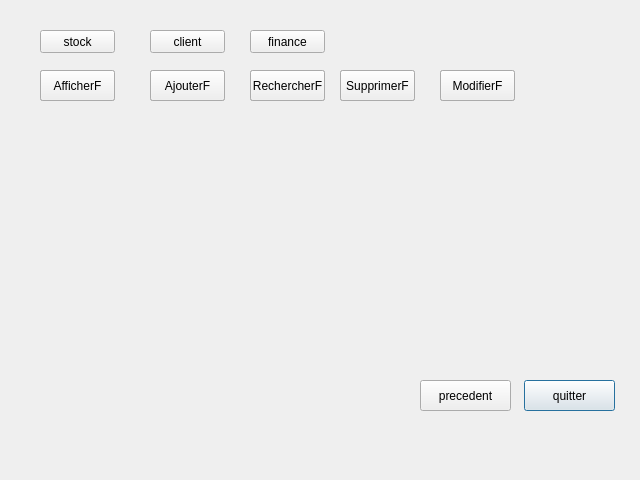
<?xml version="1.0" encoding="UTF-8"?>
<ui version="4.0">
 <class>menuprincipale</class>
 <widget class="QDialog" name="menuprincipale">
  <property name="geometry">
   <rect>
    <x>0</x>
    <y>0</y>
    <width>640</width>
    <height>480</height>
   </rect>
  </property>
  <property name="windowTitle">
   <string>Dialog</string>
  </property>
  <widget class="QPushButton" name="quitterPB">
   <property name="geometry">
    <rect>
     <x>524</x>
     <y>380</y>
     <width>91</width>
     <height>31</height>
    </rect>
   </property>
   <property name="text">
    <string>quitter</string>
   </property>
  </widget>
  <widget class="QPushButton" name="precedentPB">
   <property name="geometry">
    <rect>
     <x>420</x>
     <y>380</y>
     <width>91</width>
     <height>31</height>
    </rect>
   </property>
   <property name="text">
    <string>precedent</string>
   </property>
  </widget>
  <widget class="QPushButton" name="stockPB">
   <property name="geometry">
    <rect>
     <x>40</x>
     <y>30</y>
     <width>75</width>
     <height>23</height>
    </rect>
   </property>
   <property name="text">
    <string>stock</string>
   </property>
  </widget>
  <widget class="QPushButton" name="clientPB">
   <property name="geometry">
    <rect>
     <x>150</x>
     <y>30</y>
     <width>75</width>
     <height>23</height>
    </rect>
   </property>
   <property name="text">
    <string>client</string>
   </property>
  </widget>
  <widget class="QPushButton" name="financePB">
   <property name="geometry">
    <rect>
     <x>250</x>
     <y>30</y>
     <width>75</width>
     <height>23</height>
    </rect>
   </property>
   <property name="text">
    <string>finance</string>
   </property>
  </widget>
  <widget class="QPushButton" name="afficherstockPB">
   <property name="geometry">
    <rect>
     <x>40</x>
     <y>70</y>
     <width>75</width>
     <height>31</height>
    </rect>
   </property>
   <property name="text">
    <string>AfficherS</string>
   </property>
  </widget>
  <widget class="QPushButton" name="ajouterstockPB">
   <property name="geometry">
    <rect>
     <x>150</x>
     <y>70</y>
     <width>75</width>
     <height>31</height>
    </rect>
   </property>
   <property name="text">
    <string>AjouterS</string>
   </property>
  </widget>
  <widget class="QPushButton" name="rechercherstockPB">
   <property name="geometry">
    <rect>
     <x>250</x>
     <y>70</y>
     <width>75</width>
     <height>31</height>
    </rect>
   </property>
   <property name="text">
    <string>RechercherS</string>
   </property>
  </widget>
  <widget class="QPushButton" name="supprimerstockPB">
   <property name="geometry">
    <rect>
     <x>340</x>
     <y>70</y>
     <width>75</width>
     <height>31</height>
    </rect>
   </property>
   <property name="text">
    <string>SupprimerS</string>
   </property>
  </widget>
  <widget class="QPushButton" name="modifierstockPB">
   <property name="geometry">
    <rect>
     <x>440</x>
     <y>70</y>
     <width>75</width>
     <height>31</height>
    </rect>
   </property>
   <property name="text">
    <string>ModifierS</string>
   </property>
  </widget>
  <widget class="QPushButton" name="afficherclientPB">
   <property name="geometry">
    <rect>
     <x>40</x>
     <y>70</y>
     <width>75</width>
     <height>31</height>
    </rect>
   </property>
   <property name="text">
    <string>AfficherC</string>
   </property>
  </widget>
  <widget class="QPushButton" name="ajouterclientPB">
   <property name="geometry">
    <rect>
     <x>150</x>
     <y>70</y>
     <width>75</width>
     <height>31</height>
    </rect>
   </property>
   <property name="text">
    <string>AjouterC</string>
   </property>
  </widget>
  <widget class="QPushButton" name="rechercherclientPB">
   <property name="geometry">
    <rect>
     <x>250</x>
     <y>70</y>
     <width>75</width>
     <height>31</height>
    </rect>
   </property>
   <property name="text">
    <string>RechercherC</string>
   </property>
  </widget>
  <widget class="QPushButton" name="supprimerclientPB">
   <property name="geometry">
    <rect>
     <x>340</x>
     <y>70</y>
     <width>75</width>
     <height>31</height>
    </rect>
   </property>
   <property name="text">
    <string>SupprimerC</string>
   </property>
  </widget>
  <widget class="QPushButton" name="modifierclientPB">
   <property name="geometry">
    <rect>
     <x>440</x>
     <y>70</y>
     <width>75</width>
     <height>31</height>
    </rect>
   </property>
   <property name="text">
    <string>ModifierC</string>
   </property>
  </widget>
  <widget class="QPushButton" name="afficherfinancePB">
   <property name="geometry">
    <rect>
     <x>40</x>
     <y>70</y>
     <width>75</width>
     <height>31</height>
    </rect>
   </property>
   <property name="text">
    <string>AfficherF</string>
   </property>
  </widget>
  <widget class="QPushButton" name="ajouterfinancePB">
   <property name="geometry">
    <rect>
     <x>150</x>
     <y>70</y>
     <width>75</width>
     <height>31</height>
    </rect>
   </property>
   <property name="text">
    <string>AjouterF</string>
   </property>
  </widget>
  <widget class="QPushButton" name="rechercherfinancePB">
   <property name="geometry">
    <rect>
     <x>250</x>
     <y>70</y>
     <width>75</width>
     <height>31</height>
    </rect>
   </property>
   <property name="text">
    <string>RechercherF</string>
   </property>
  </widget>
  <widget class="QPushButton" name="supprimerfinancePB">
   <property name="geometry">
    <rect>
     <x>340</x>
     <y>70</y>
     <width>75</width>
     <height>31</height>
    </rect>
   </property>
   <property name="text">
    <string>SupprimerF</string>
   </property>
  </widget>
  <widget class="QPushButton" name="modifierfinancePB">
   <property name="geometry">
    <rect>
     <x>440</x>
     <y>70</y>
     <width>75</width>
     <height>31</height>
    </rect>
   </property>
   <property name="text">
    <string>ModifierF</string>
   </property>
  </widget>
 </widget>
 <resources/>
 <connections/>
</ui>
